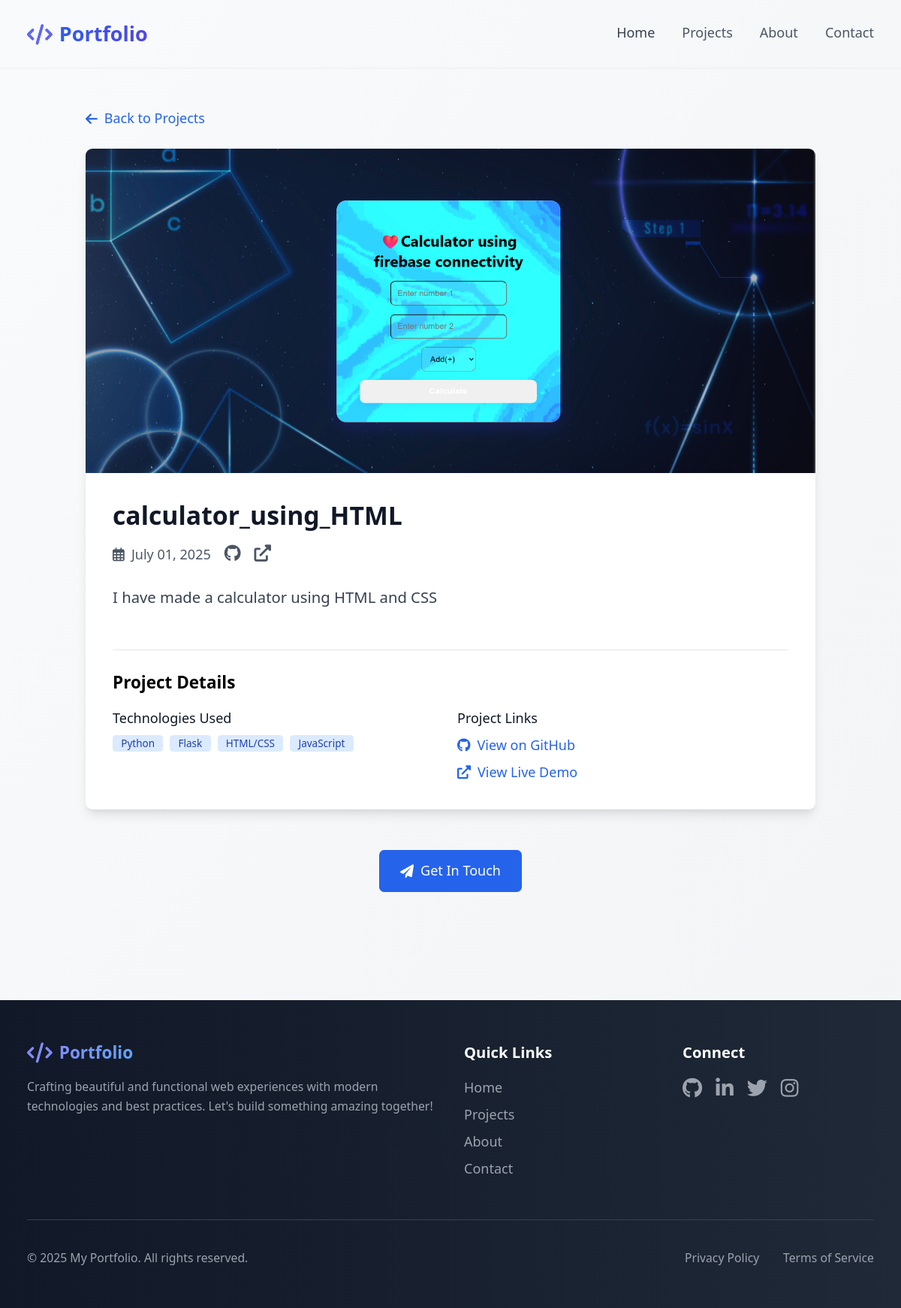
Screenshot of /project/2 with the database file from the repository.
### app.py (models this page shows)
class Project(db.Model):
    id = db.Column(db.Integer, primary_key=True)
    title = db.Column(db.String(100), nullable=False)
    description = db.Column(db.Text, nullable=False)
    image = db.Column(db.String(100))
    github_url = db.Column(db.String(200))
    live_url = db.Column(db.String(200))
    date_created = db.Column(db.DateTime, default=datetime.utcnow)

### app.py (the view)
@app.route('/project/<int:project_id>')
def project_detail(project_id):
    project = Project.query.get_or_404(project_id)
    return render_template('project_detail.html', project=project)

### app.py (called while the page is built)
@app.context_processor
def inject_now():
    return {
        'now': datetime.utcnow(),
        'get_flashed_messages': get_flashed_messages
    }

### Templates/project_detail.html
{% extends "base.html" %}
{% block content %}
<div class="max-w-4xl mx-auto px-4 py-12">
    <a href="{{ url_for('home') }}" class="inline-flex items-center text-blue-600 hover:text-blue-800 mb-6">
        <i class="fas fa-arrow-left mr-2"></i> Back to Projects
    </a>
    <div class="bg-white rounded-lg shadow-lg overflow-hidden">
        {% if project.image %}
        <img src="{{ url_for('static', filename='uploads/' + project.image) }}"
             alt="{{ project.title }}"
             class="w-full h-96 object-cover">
        {% else %}
        <div class="w-full h-96 bg-gray-200 flex items-center justify-center">
            <span class="text-gray-400 text-xl">No Image Available</span>
        </div>
        {% endif %}
        <div class="p-8">
            <h1 class="text-3xl font-bold text-gray-900 mb-4">{{ project.title }}</h1>
            <div class="flex items-center text-gray-600 mb-6">
                <span class="mr-4">
                    <i class="far fa-calendar-alt mr-1"></i>
                    {{ project.date_created.strftime('%B %d, %Y') }}
                </span>
                {% if project.github_url or project.live_url %}
                <div class="flex space-x-4">
                    {% if project.github_url %}
                    <a href="{{ project.github_url }}" target="_blank"
                       class="text-gray-600 hover:text-gray-900"
                       title="View on GitHub">
                        <i class="fab fa-github text-xl"></i>
                    </a>
                    {% endif %}
                    {% if project.live_url %}
                    <a href="{{ project.live_url }}" target="_blank"
                       class="text-gray-600 hover:text-gray-900"
                       title="View Live">
                        <i class="fas fa-external-link-alt text-xl"></i>
                    </a>
                    {% endif %}
                </div>
                {% endif %}
            </div>
            <div class="prose max-w-none">
                <p class="text-gray-700 text-lg leading-relaxed">
                    {{ project.description|replace('\n', '</p><p class="text-gray-700 text-lg leading-relaxed">')|safe }}
                </p>
            </div>
            <div class="mt-12 pt-6 border-t border-gray-200">
                <h3 class="text-xl font-semibold mb-4">Project Details</h3>
                <div class="grid grid-cols-1 md:grid-cols-2 gap-4">
                    <div>
                        <h4 class="font-medium text-gray-900">Technologies Used</h4>
                        <div class="mt-2 flex flex-wrap gap-2">
                            <span class="bg-blue-100 text-blue-800 text-xs font-medium px-2.5 py-0.5 rounded">Python</span>
                            <span class="bg-blue-100 text-blue-800 text-xs font-medium px-2.5 py-0.5 rounded">Flask</span>
                            <span class="bg-blue-100 text-blue-800 text-xs font-medium px-2.5 py-0.5 rounded">HTML/CSS</span>
                            <span class="bg-blue-100 text-blue-800 text-xs font-medium px-2.5 py-0.5 rounded">JavaScript</span>
                        </div>
                    </div>
                    <div>
                        <h4 class="font-medium text-gray-900">Project Links</h4>
                        <div class="mt-2 space-y-2">
                            {% if project.github_url %}
                            <div>
                                <a href="{{ project.github_url }}" target="_blank"
                                   class="text-blue-600 hover:underline flex items-center">
                                    <i class="fab fa-github mr-2"></i> View on GitHub
                                </a>
                            </div>
                            {% endif %}
                            {% if project.live_url %}
                            <div>
                                <a href="{{ project.live_url }}" target="_blank"
                                   class="text-blue-600 hover:underline flex items-center">
                                    <i class="fas fa-external-link-alt mr-2"></i> View Live Demo
                                </a>
                            </div>
                            {% endif %}
                        </div>
                    </div>
                </div>
            </div>
        </div>
    </div>
    <div class="mt-12 text-center">
        <a href="{{ url_for('home') }}#contact"
           class="inline-flex items-center px-6 py-3 border border-transparent text-base font-medium rounded-md text-white bg-blue-600 hover:bg-blue-700 focus:outline-none focus:ring-2 focus:ring-offset-2 focus:ring-blue-500">
            <i class="fas fa-paper-plane mr-2"></i> Get In Touch
        </a>
    </div>
</div>
{% endblock %}

### Static/style.css (style rules this page uses)
html { scroll-behavior: smooth; }
@media (min-width: 1024px) { html { font-size: 18px; } }

### rows the page displays
Project: image (picture), title "calculator_using_HTML", date_created "July 01, 2025", description "I have made a calculator using HTML and CSS"
